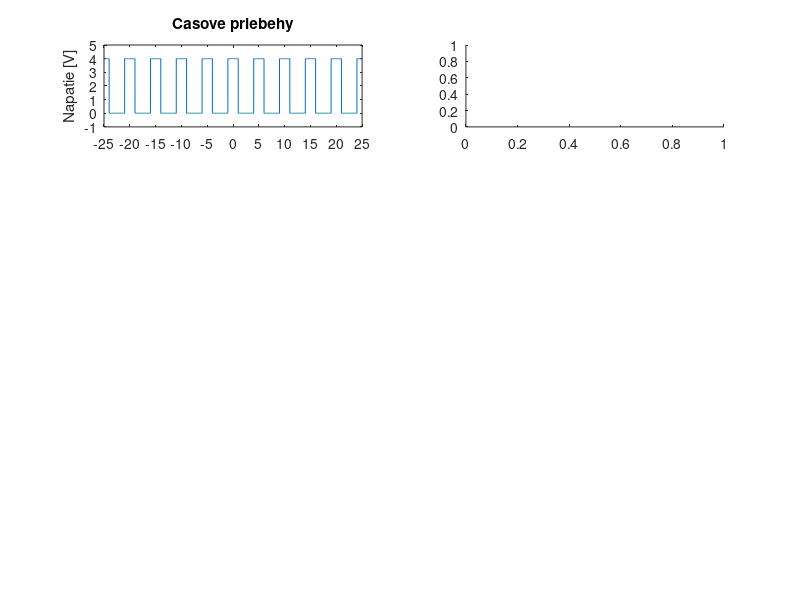

The MATLAB script that drew this image: (Note: this script raises an error after producing the figure.)
t = linspace(-30,30,10000);
x1 = 2*square((2*pi)/5*(t+1),2/5*100)+2;
x2 = 2*square((2*pi)/10*(t+1),2/10*100)+2;
x3 = 2*square((2*pi)/20*(t+1),2/20*100)+2;x4 = 2*square((2*pi)/40*(t+1),2/40*100)+2;





figure;
subplot(4,2,1);
plot(t,x1);
ylim([-1 5]);
xlim([-25 25]);
xticks(-25:(5):25);
ylabel('Napatie [V]');
title('Casove priebehy');

subplot(4,2,2);
k=5;
k_vals = 0:k;
frequencie = k_vals * (2*pi/5);
c_k = ck(k,2/5*5,5);
c_k = c_k./c_k(1);
stem(frequencie, abs(c_k),'Marker', 'none');
ylabel('|c_k|');
title('Spektrum amplitud');

subplot(4,2,3);
plot(t,x2);
ylim([-1 5]);
xlim([-25 25]);
xticks(-25:(5):25);
ylabel('Napatie [V]');

subplot(4,2,4);
k=10;
k_hodnoty = 0:k;
frequencie = k_hodnoty * (2*pi/10);
c_k = ck(k,2,10);
c_k = c_k./c_k(1);
stem(frequencie, abs(c_k),'Marker', 'none');
ylabel('|c_k|');

subplot(4,2,5)
plot(t,x3)
ylim([-1 5])
xlim([-25 25])
xticks(-25:(5):25);
ylabel('Napatie [V]')

subplot(4,2,6);
k=20;
k_hodnoty = 0:k;
frequencie = k_hodnoty * (2*pi/20);
c_k = ck(k,0.5,20);
c_k = c_k./c_k(1);
stem(frequencie, abs(c_k),'Marker', 'none');
ylabel('|c_k|');

subplot(4,2,7);
plot(t,x4);
ylim([-1 5]);
xlim([-25 25]);
xticks(-25:(5):25);
ylabel('Napatie [V]');
xlabel('Cas [s]');

subplot(4,2,8);
k=320;
k_hodnoty = 0:k;
frequencie = k_hodnoty* (2*pi/40);
c_k = ck(k,0.25,40);
c_k = c_k./c_k(1);
stem(frequencie, abs(c_k),'Marker', 'none');
xlabel('\omega_k [rad/s]');
ylabel('|c_k|');

function c_k = ck(N,tau,T)
    omega_0 = 2*pi/T;
    for k = 0:N
        if k == 0
            c_k(k+1) = 2 * tau/T; 
        else
            c_k(k+1) = 2* sin(k * omega_0 * tau / 2) / (k * pi);  
        end
    end
end